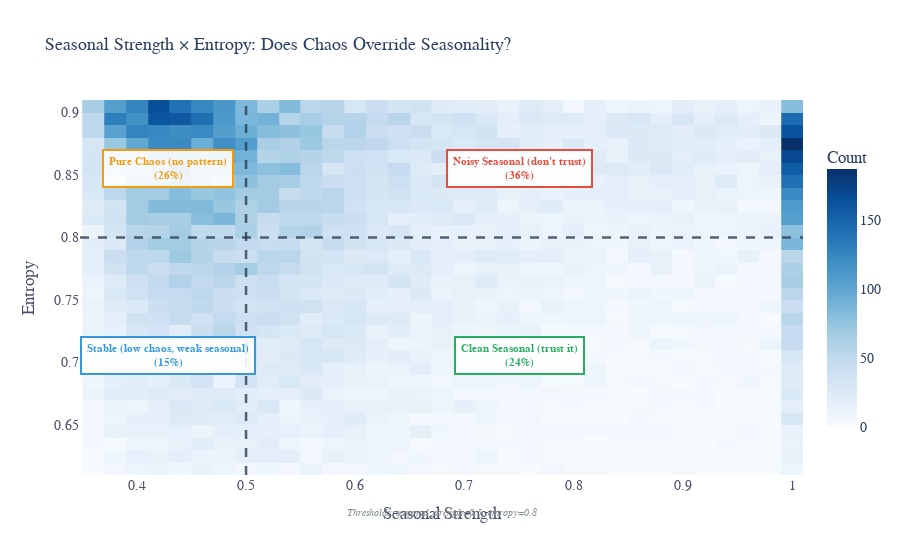

The notebook cell this image was saved under:
### Markdown cell above
### 4.3 Seasonality × Entropy: Patterns in Noise?

### Code cell
plot_scatter(
    ld6_df, x='seasonal_strength', y='entropy',
    kind='density',
    use_metric_defaults=True,
    show_threshold_annotation=True,
    clip_quantile=.95,
    style={"title": "Seasonal Strength × Entropy: Does Chaos Override Seasonality?"},
)

### Figure 1 — Plotly figure (JSON) as saved in the notebook; plotly's stock layout.template omitted (floating-point values rounded to 4 significant figures; data arrays with more than 128 entries replaced by an {"elided": "..."} marker saying what was removed)
{"data": [{"colorbar": {"len": 0.8, "title": {"text": "Count"}}, "colorscale": [[0, "rgb(247,251,255)"], [0.125, "rgb(222,235,247)"], [0.25, "rgb(198,219,239)"], [0.375, "rgb(158,202,225)"], [0.5, "rgb(107,174,214)"], [0.625, "rgb(66,146,198)"], [0.75, "rgb(33,113,181)"], [0.875, "rgb(8,81,156)"], [1, "rgb(8,48,107)"]], "nbinsx": 40, "nbinsy": 40, "type": "histogram2d", "x": {"elided": "26067 float values"}, "y": {"elided": "26067 float values"}}], "layout": {"annotations": [{"bgcolor": "rgba(255,255,255,0.9)", "bordercolor": "#e74c3c", "borderpad": 5, "borderwidth": 2, "font": {"color": "#e74c3c", "size": 11}, "showarrow": false, "text": "<b>Noisy Seasonal\n(don't trust)<br>(36%)</b>", "x": 0.75, "y": 0.8548}, {"bgcolor": "rgba(255,255,255,0.9)", "bordercolor": "#f39c12", "borderpad": 5, "borderwidth": 2, "font": {"color": "#f39c12", "size": 11}, "showarrow": false, "text": "<b>Pure Chaos\n(no pattern)<br>(26%)</b>", "x": 0.4285, "y": 0.8548}, {"bgcolor": "rgba(255,255,255,0.9)", "bordercolor": "#27ae60", "borderpad": 5, "borderwidth": 2, "font": {"color": "#27ae60", "size": 11}, "showarrow": false, "text": "<b>Clean Seasonal\n(trust it)<br>(24%)</b>", "x": 0.75, "y": 0.7058}, {"bgcolor": "rgba(255,255,255,0.9)", "bordercolor": "#3498db", "borderpad": 5, "borderwidth": 2, "font": {"color": "#3498db", "size": 11}, "showarrow": false, "text": "<b>Stable\n(low chaos, weak seasonal)<br>(15%)</b>", "x": 0.4285, "y": 0.7058}, {"font": {"color": "#7f8c8d", "size": 10}, "showarrow": false, "text": "<i>Thresholds: seasonal_strength=0.5, entropy=0.8</i>", "x": 0.5, "xref": "paper", "y": -0.12, "yref": "paper"}], "font": {"family": "Source Sans Pro", "size": 14}, "legend": {"bgcolor": "rgba(255,255,255,0.9)", "bordercolor": "rgba(0,0,0,0.1)", "borderwidth": 1, "font": {"color": "#222222", "size": 12}, "orientation": "h", "x": 0.5, "xanchor": "center", "y": -0.12, "yanchor": "top"}, "margin": {"b": 85}, "paper_bgcolor": "white", "plot_bgcolor": "white", "shapes": [{"line": {"color": "#2c3e50", "dash": "dash", "width": 2.5}, "opacity": 0.8, "type": "line", "x0": 0.5, "x1": 0.5, "xref": "x", "y0": 0, "y1": 1, "yref": "y domain"}, {"line": {"color": "#2c3e50", "dash": "dash", "width": 2.5}, "opacity": 0.8, "type": "line", "x0": 0, "x1": 1, "xref": "x domain", "y0": 0.8, "y1": 0.8, "yref": "y"}], "title": {"font": {"size": 18}, "text": "Seasonal Strength × Entropy: Does Chaos Override Seasonality?"}, "xaxis": {"color": "#4A4E69", "gridcolor": "rgba(0,0,0,0.06)", "showgrid": true, "tickcolor": "#4A4E69", "title": {"text": "Seasonal Strength"}}, "yaxis": {"color": "#4A4E69", "gridcolor": "rgba(0,0,0,0.06)", "showgrid": true, "tickcolor": "#4A4E69", "title": {"text": "Entropy"}}}}
